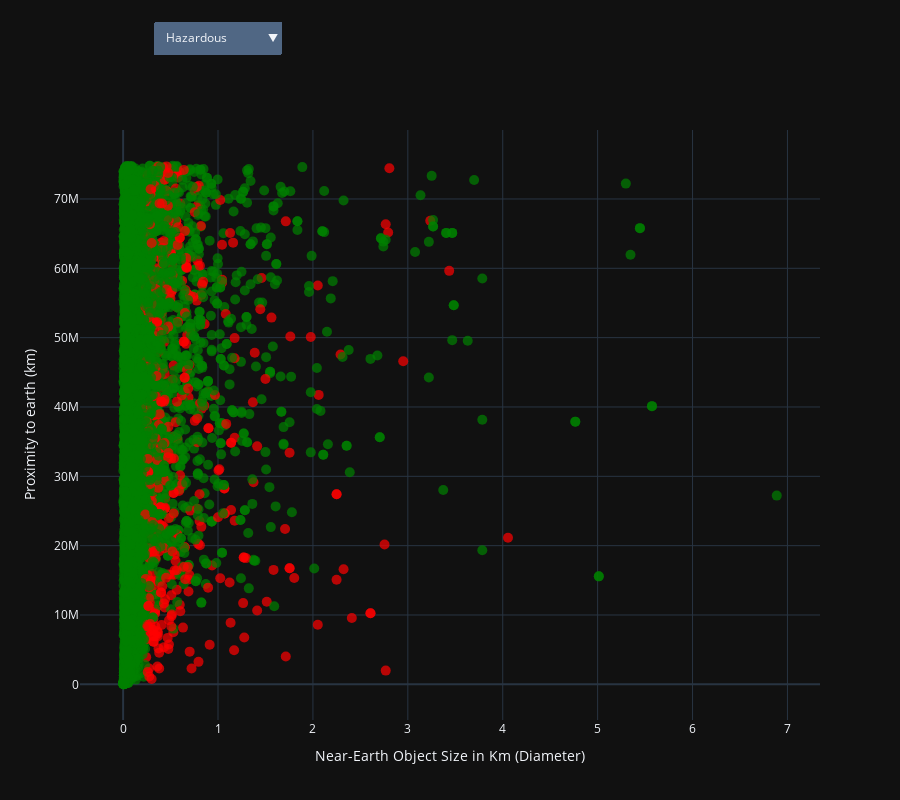

Notebook source saved alongside this figure:
### Markdown cell above
The provided code block creates a scatter plot visualization using Plotly. It represents data related to Near-Earth Objects (NEOs), their sizes, proximity to Earth, and potential hazardousness. Here's an explanation of what the code does in regular language:

First, the code performs some data preprocessing on the dataframe `df`. It converts specific columns, 'Close Approach Distance (km)' and 'NEO Size (km)', to numeric values by removing commas and changing the data type to float. It also assigns relevant columns from `df` to separate variables for further use.

Next, the code converts the boolean values in the 'Is Potentially Hazardous' column to numerical values. It assigns the resulting series to the variable `color_values`, where `0` represents False (non-hazardous) and `1` represents True (hazardous).

Then, the code creates three scatter plots using the `go.Scatter` function from Plotly. The first scatter plot, `scatter_hazardous`, represents the hazardous points, indicated by red markers. The second scatter plot, `scatter_non_hazardous`, represents the non-hazardous points, indicated by green markers. The third scatter plot, `scatter_both`, combines both hazardous and non-hazardous points, with colors determined by the `color_values` series.

Each scatter plot is defined with specific x and y coordinates, marker size, opacity, color, and text labels. The `hovertemplate` parameter specifies the content displayed when hovering over a data point, including the NEO name, size, proximity, and hazardousness.

The code also defines buttons for switching between overlays in the plot. The buttons allow users to view only hazardous points, non-hazardous points, or both. Each button is associated with a specific update method and arguments that control the visibility of the scatter plots.

The layout of the plot is defined with a menu of buttons, titles for the x and y axes, and a specified height. The figure is created using `go.Figure`, with the scatter plots and layout provided as arguments.

Further updates are made to the visibility of the scatter plots to initially show only the hazardous scatter plot.

Finally, the code displays the resulting plot using the `show()` method on the `fig` object.

In summary, the code creates a scatter plot visualization using Plotly to represent Near-Earth Objects' sizes, proximity to Earth, and hazardousness. It provides interactive functionality through buttons to switch between different overlays and explore the data in more detail.

### Code cell
import pandas as pd
import plotly.graph_objects as go

# Sample data
df['Close Approach Distance (km)'] = df['Close Approach Distance (km)'].replace(',', '', regex=True).astype(float)
df['NEO Size (km)'] = df['NEO Size (km)'].replace(',', '', regex=True).astype(float)
neo_sizes = df['NEO Size (km)']
close_distances = df['Close Approach Distance (km)']
neo_names = df['NEO Name']
is_hazardous = df['Is Potentially Hazardous']

# Convert boolean values to numerical values (0 for False, 1 for True)
color_values = is_hazardous.astype(int)

# Create the scatter plot for hazardous points
scatter_hazardous = go.Scatter(
    y=close_distances[is_hazardous],
    x=neo_sizes[is_hazardous],
    mode='markers',
    marker=dict(
        size=10,
        opacity=0.7,
        color='red'  # Set the color to red for hazardous points
    ),
    text=neo_names[is_hazardous],
    hovertemplate=
    '<b>NEO Name:</b> %{text}<br>'
    '<b>NEO Size (km):</b> %{x}<br>'
    '<b>Proximity (km):</b> %{y}<br>'
    '<b>Is Potentially Hazardous:</b> True<br>'
    '<extra></extra>'
)

# Create the scatter plot for non-hazardous points
scatter_non_hazardous = go.Scatter(
    y=close_distances[~is_hazardous],
    x=neo_sizes[~is_hazardous],
    mode='markers',
    marker=dict(
        size=10,
        opacity=0.7,
        color='green'  # Set the color to green for non-hazardous points
    ),
    text=neo_names[~is_hazardous],
    hovertemplate=
    '<b>NEO Name:</b> %{text}<br>'
    '<b>NEO Size (km):</b> %{x}<br>'
    '<b>Proximity (km):</b> %{y}<br>'
    '<b>Is Potentially Hazardous:</b> False<br>'
    '<extra></extra>'
)

# Create the scatter plot for both hazardous and non-hazardous points
scatter_both = go.Scatter(
    y=close_distances,
    x=neo_sizes,
    mode='markers',
    marker=dict(
        size=10,
        opacity=0.7,
        color=color_values,
        colorscale=[[0, 'green'], [1, 'red']],
        cmin=0,
        cmax=1
    ),
    text=neo_names,
    hovertemplate=
    '<b>NEO Name:</b> %{text}<br>'
    '<b>NEO Size (km):</b> %{x}<br>'
    '<b>Proximity (km):</b> %{y}<br>'
    '<b>Is Potentially Hazardous:</b> %{marker.color}<br>'
    '<extra></extra>'
)

# Create the buttons for switching between overlays
buttons = [
    dict(
        label='Hazardous',
        method='update',
        args=[{'visible': [True, False, False]}]  # Show only the hazardous scatter plot
    ),
    dict(
        label='Non-Hazardous',
        method='update',
        args=[{'visible': [False, True, False]}]  # Show only the non-hazardous scatter plot
    ),
    dict(
        label='Both',
        method='update',
        args=[{'visible': [False, False, True]}]  # Show both scatter plots
    )
]

# Create the layout with buttons
layout = dict(
    updatemenus=[
        dict(
            buttons=buttons,
            direction='down',
            pad={'r': 10, 't': 10},
            showactive=True,
            x=0.1,
            xanchor='left',
            y=1.2,
            yanchor='top'
        ),
    ],
    yaxis=dict(
        title='Proximity to earth (km)'
    ),
    xaxis=dict(
        title='Near-Earth Object Size in Km (Diameter)'
    ),
    height=800
)

# Create the figure with subplots
fig = go.Figure(data=[scatter_hazardous, scatter_non_hazardous, scatter_both], layout=layout)

# Update visibility for the initial plot
fig.update_layout(showlegend=False)
fig.update_traces(visible=False)

fig['data'][2]['visible'] = True  # Show the hazardous scatter plot initially

# Display the plot
fig.show()

### Figure 1 — Plotly figure (JSON) as saved in the notebook; plotly's stock layout.template omitted (floating-point values rounded to 4 significant figures; data arrays with more than 128 entries replaced by an {"elided": "..."} marker saying what was removed)
{"data": [{"hovertemplate": "<b>NEO Name:</b> %{text}<br><b>NEO Size (km):</b> %{x}<br><b>Proximity (km):</b> %{y}<br><b>Is Potentially Hazardous:</b> True<br><extra></extra>", "marker": {"color": "red", "opacity": 0.7, "size": 10}, "mode": "markers", "text": {"elided": "507 str values"}, "x": {"elided": "507 float values"}, "y": {"elided": "507 float values"}, "type": "scatter", "visible": false}, {"hovertemplate": "<b>NEO Name:</b> %{text}<br><b>NEO Size (km):</b> %{x}<br><b>Proximity (km):</b> %{y}<br><b>Is Potentially Hazardous:</b> False<br><extra></extra>", "marker": {"color": "green", "opacity": 0.7, "size": 10}, "mode": "markers", "text": {"elided": "7444 str values"}, "x": {"elided": "7444 float values"}, "y": {"elided": "7444 float values"}, "type": "scatter", "visible": false}, {"hovertemplate": "<b>NEO Name:</b> %{text}<br><b>NEO Size (km):</b> %{x}<br><b>Proximity (km):</b> %{y}<br><b>Is Potentially Hazardous:</b> %{marker.color}<br><extra></extra>", "marker": {"cmax": 1, "cmin": 0, "color": {"elided": "7951 int values"}, "colorscale": [[0, "green"], [1, "red"]], "opacity": 0.7, "size": 10}, "mode": "markers", "text": {"elided": "7951 str values"}, "x": {"elided": "7951 float values"}, "y": {"elided": "7951 float values"}, "type": "scatter", "visible": true}], "layout": {"height": 800, "updatemenus": [{"buttons": [{"args": [{"visible": [true, false, false]}], "label": "Hazardous", "method": "update"}, {"args": [{"visible": [false, true, false]}], "label": "Non-Hazardous", "method": "update"}, {"args": [{"visible": [false, false, true]}], "label": "Both", "method": "update"}], "direction": "down", "pad": {"r": 10, "t": 10}, "showactive": true, "x": 0.1, "xanchor": "left", "y": 1.2, "yanchor": "top"}], "xaxis": {"title": {"text": "Near-Earth Object Size in Km (Diameter)"}}, "yaxis": {"title": {"text": "Proximity to earth (km)"}}, "showlegend": false}}
